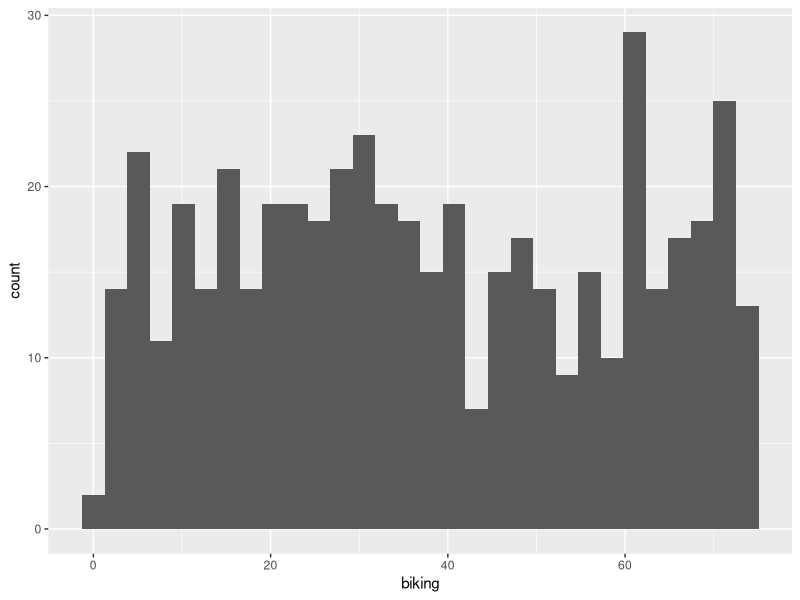
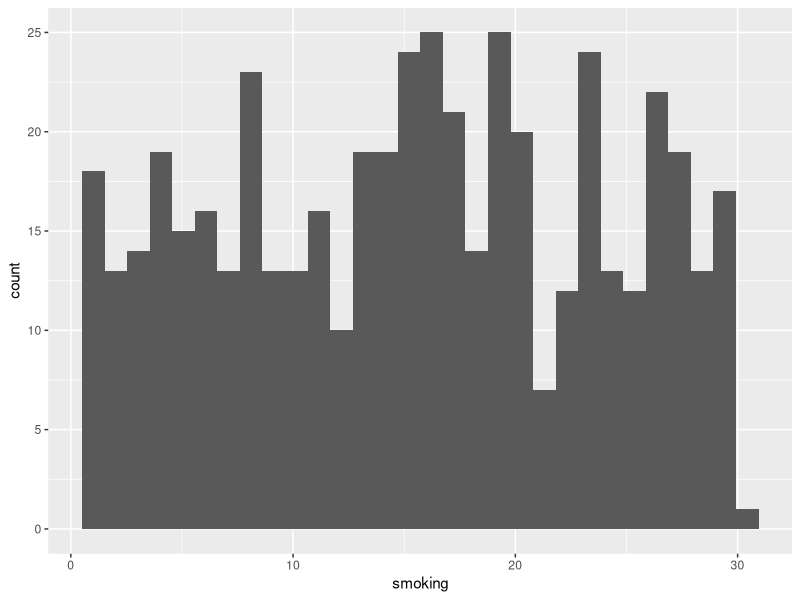
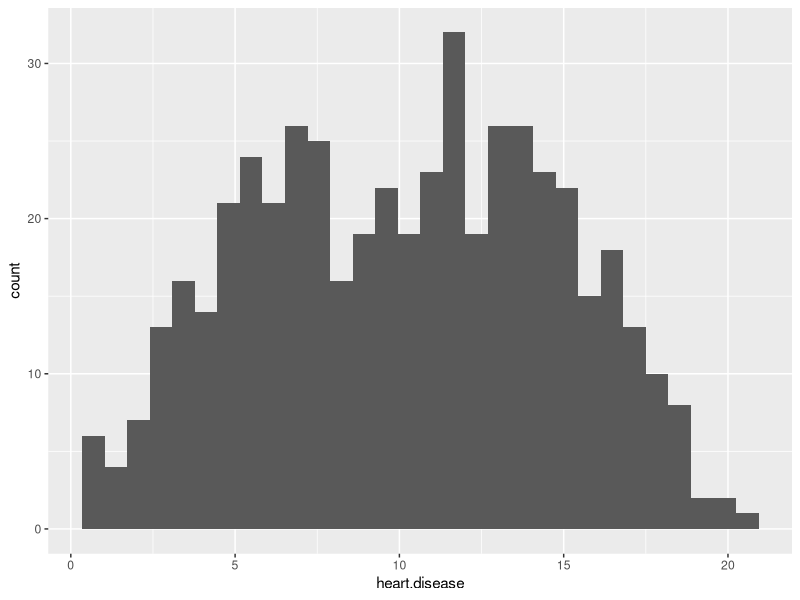

These charts were generated, in order, by the following R code:
  # Multiple Linear Regression on Insurance data

  library(tidyverse)
  dataset=read.csv("heart.data.csv")

  #Explore the dataset
  view(dataset)
  glimpse(dataset)
  length(dataset)
  names(dataset)
  summary(dataset)

  #Missing values
  colSums(is.na(dataset))

  #Filling missing values in biking
  ggplot(data=dataset,
         aes(biking))+
    geom_histogram()

  bike__median=median(dataset$biking, na.rm = TRUE)
  dataset$biking = ifelse(is.na(dataset$biking),
                     bike__median,
                     dataset$biking)
  
  #Filling missing values in smoking
  ggplot(data=dataset,
         aes(smoking))+
    geom_histogram()
  
  smoke_median=median(dataset$smoking, na.rm = TRUE)
  dataset$smoking = ifelse(is.na(dataset$smoking),
                          smoke_median,
                          dataset$smoking)
  
  #Filling missing values in heart.disease
  ggplot(data=dataset,
         aes(heart.disease))+
    geom_histogram()
  
  hd_mean=median(dataset$heart.disease, na.rm = TRUE)
  dataset$heart.disease = ifelse(is.na(dataset$heart.disease),
                          hd_mean,
                          dataset$heart.disease)
  
  colSums(is.na(dataset))

  
  #Splitting the data into training and testing sets
  library(caTools)
  set.seed(100)
  split=sample.split(dataset$heart.disease, SplitRatio = 0.8) #80% training 20% testing
  training_set=subset(dataset,split=TRUE)
  test_set=subset(dataset,split=FALSE)
  
  
  #Multiple linear regression training
  names(dataset)
  MLR=lm(formula=heart.disease~.,
         data=training_set)
  summary(MLR)
  
  # 14.958560 - 0.200119*(biking) + 0.179512*(smoking)
  
  #Biking and smoking are statistically significant variables.
  #If the p value of a variable is >.05, the variable claimed as not statistically significant
  
  #Mean square error
  summ=summary(MLR)
  MSE=(mean(summ$residuals^2))
  paste("Mean squared error", MSE)
  
  #R-square = 97.64% from summary
  #Because the R-square value is so high, we will be able to predict to a high level of 
  # accuracy from this model.
  summary(MLR)
  #How much a variation of a dependent variable is explained by independent variables
  #Higher value means good model
  #This model R square value is 97.64% and that means its a good model
  # A value less than 50% it is not a good model
  # A value less than 30% is is a poor model
  
  
  #Testing set prediction
  y_pred=predict(MLR,newdata = test_set)
  data=data.frame(test_set$heart.disease,y_pred)
  head(data)
  
  #Validation
  new=read.csv("Heart_validation.csv")
  new_x=new[c(1:2)]
  new_x
  data.frame(new[c(3)], predict(MLR,newdata=new_x))
  
  #Through this validation we can see that our model predicted values that are very close to the actual.
